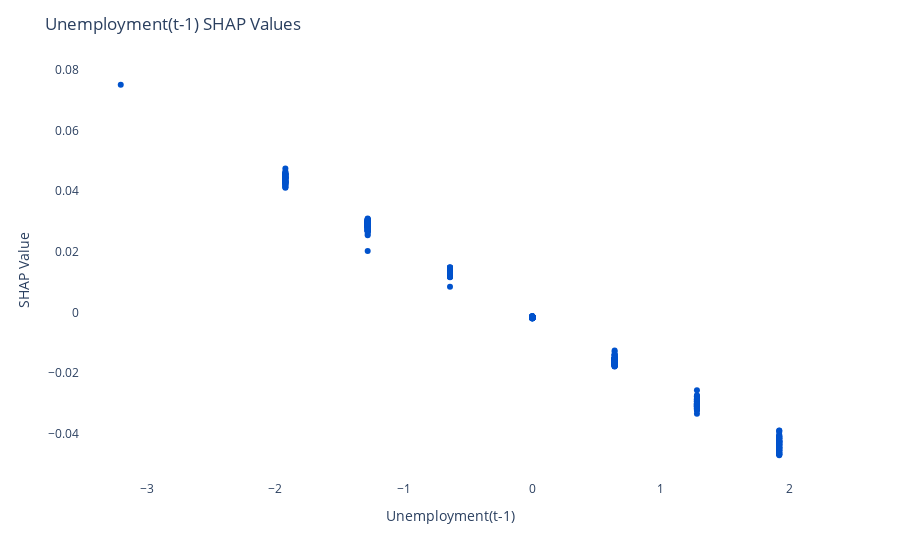
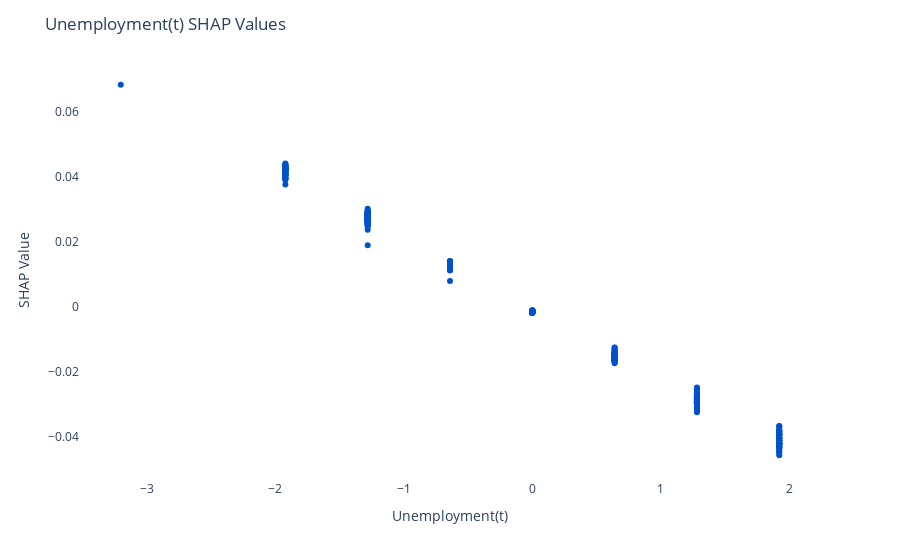
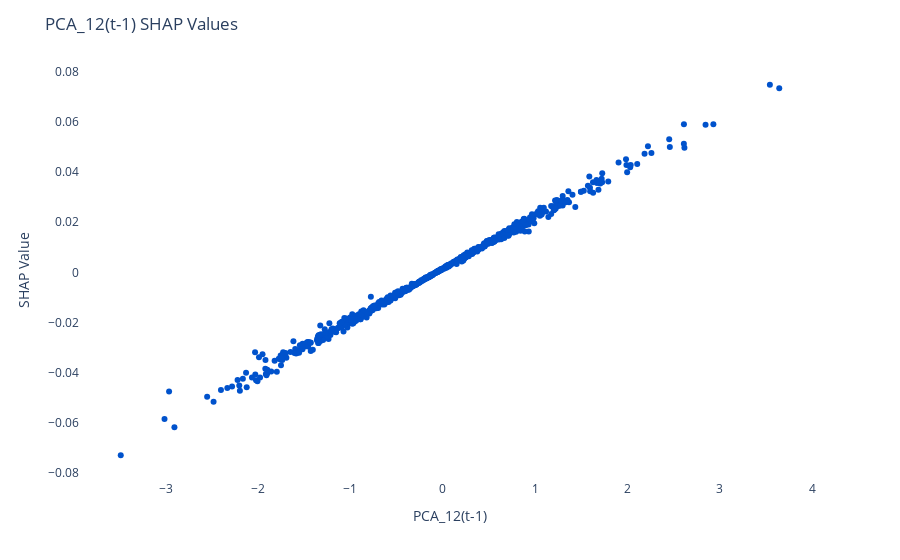
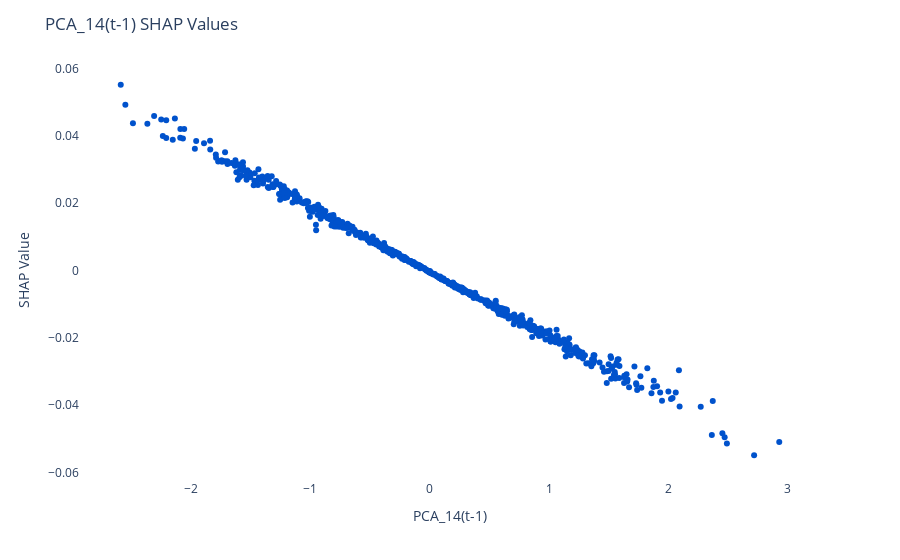

The cell these charts' notebook holds for them, in order:
### Code cell
for i in shap_object.importance[::-1][:10].index:
    fig = shap_object.plot_dependence(i)
    display_save_fig(fig, f"shap_dependence_{VARIABLE}_{i}.png")

### Figure 1 — Plotly figure (JSON) as saved in the notebook; plotly's stock layout.template omitted (floating-point values rounded to 4 significant figures; data arrays with more than 128 entries replaced by an {"elided": "..."} marker saying what was removed)
{"data": [{"hovertemplate": "x=%{x}<br>y=%{y}<extra></extra>", "legendgroup": "", "marker": {"color": "#0052CC", "symbol": "circle"}, "mode": "markers", "name": "", "orientation": "v", "showlegend": false, "type": "scatter", "x": {"elided": "696 float values"}, "xaxis": "x", "y": {"elided": "696 float values"}, "yaxis": "y"}], "layout": {"legend": {"tracegroupgap": 0}, "margin": {"t": 60}, "plot_bgcolor": "white", "title": {"text": "Unemployment(t-1) SHAP Values"}, "xaxis": {"anchor": "y", "domain": [0, 1], "title": {"text": "Unemployment(t-1)"}}, "yaxis": {"anchor": "x", "domain": [0, 1], "title": {"text": "SHAP Value"}}}}

### Figure 2 — Plotly figure (JSON) as saved in the notebook; plotly's stock layout.template omitted (floating-point values rounded to 4 significant figures; data arrays with more than 128 entries replaced by an {"elided": "..."} marker saying what was removed)
{"data": [{"hovertemplate": "x=%{x}<br>y=%{y}<extra></extra>", "legendgroup": "", "marker": {"color": "#0052CC", "symbol": "circle"}, "mode": "markers", "name": "", "orientation": "v", "showlegend": false, "type": "scatter", "x": {"elided": "696 float values"}, "xaxis": "x", "y": {"elided": "696 float values"}, "yaxis": "y"}], "layout": {"legend": {"tracegroupgap": 0}, "margin": {"t": 60}, "plot_bgcolor": "white", "title": {"text": "Unemployment(t) SHAP Values"}, "xaxis": {"anchor": "y", "domain": [0, 1], "title": {"text": "Unemployment(t)"}}, "yaxis": {"anchor": "x", "domain": [0, 1], "title": {"text": "SHAP Value"}}}}

### Figure 3 — Plotly figure (JSON) as saved in the notebook; plotly's stock layout.template omitted (floating-point values rounded to 4 significant figures; data arrays with more than 128 entries replaced by an {"elided": "..."} marker saying what was removed)
{"data": [{"hovertemplate": "x=%{x}<br>y=%{y}<extra></extra>", "legendgroup": "", "marker": {"color": "#0052CC", "symbol": "circle"}, "mode": "markers", "name": "", "orientation": "v", "showlegend": false, "type": "scatter", "x": {"elided": "696 float values"}, "xaxis": "x", "y": {"elided": "696 float values"}, "yaxis": "y"}], "layout": {"legend": {"tracegroupgap": 0}, "margin": {"t": 60}, "plot_bgcolor": "white", "title": {"text": "PCA_12(t-1) SHAP Values"}, "xaxis": {"anchor": "y", "domain": [0, 1], "title": {"text": "PCA_12(t-1)"}}, "yaxis": {"anchor": "x", "domain": [0, 1], "title": {"text": "SHAP Value"}}}}

### Figure 4 — Plotly figure (JSON) as saved in the notebook; plotly's stock layout.template omitted (floating-point values rounded to 4 significant figures; data arrays with more than 128 entries replaced by an {"elided": "..."} marker saying what was removed)
{"data": [{"hovertemplate": "x=%{x}<br>y=%{y}<extra></extra>", "legendgroup": "", "marker": {"color": "#0052CC", "symbol": "circle"}, "mode": "markers", "name": "", "orientation": "v", "showlegend": false, "type": "scatter", "x": {"elided": "696 float values"}, "xaxis": "x", "y": {"elided": "696 float values"}, "yaxis": "y"}], "layout": {"legend": {"tracegroupgap": 0}, "margin": {"t": 60}, "plot_bgcolor": "white", "title": {"text": "PCA_14(t-1) SHAP Values"}, "xaxis": {"anchor": "y", "domain": [0, 1], "title": {"text": "PCA_14(t-1)"}}, "yaxis": {"anchor": "x", "domain": [0, 1], "title": {"text": "SHAP Value"}}}}
